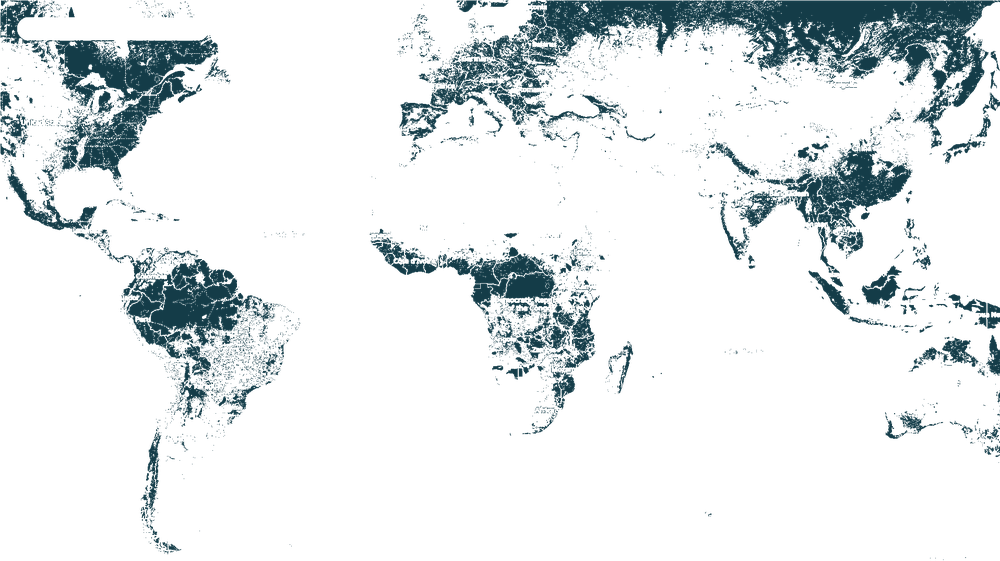
#> input picture first-study/layer_cluster_0_rgb_20_60_72_selected.png, 1000 x 561 px, shrunk from 1916 x 1074 before the run
$ python script.py first-study/layer_cluster_0_rgb_20_60_72_selected.png
#> lines starting #> are read from the running program, lines starting #| are printed output that depends on the picture; after the words box and inside, x2 and y2 are one past the last pixel; in counts of white or black regions, pixels touching at a corner belong together
import argparse
import os
import numpy as np
from PIL import Image
from sklearn.cluster import KMeans

def export_isolated_clusters(image_path, output_dir="output", prefix="layer"):
#> called with output_dir = 'output', prefix = 'continente'
    print(f"Processando a imagem: {image_path}...")

    # Cria o diretório de saída se ele não existir
    os.makedirs(output_dir, exist_ok=True)

    img = Image.open(image_path).convert("RGBA")
#> img is the input picture: PIL image 1000x561 RGBA; mean R, G, B, A 3.7, 12.7, 15.3, 31
    arr = np.array(img)

    h, w, _ = arr.shape
#> h = 561; w = 1000
    rgb = arr[:, :, :3]
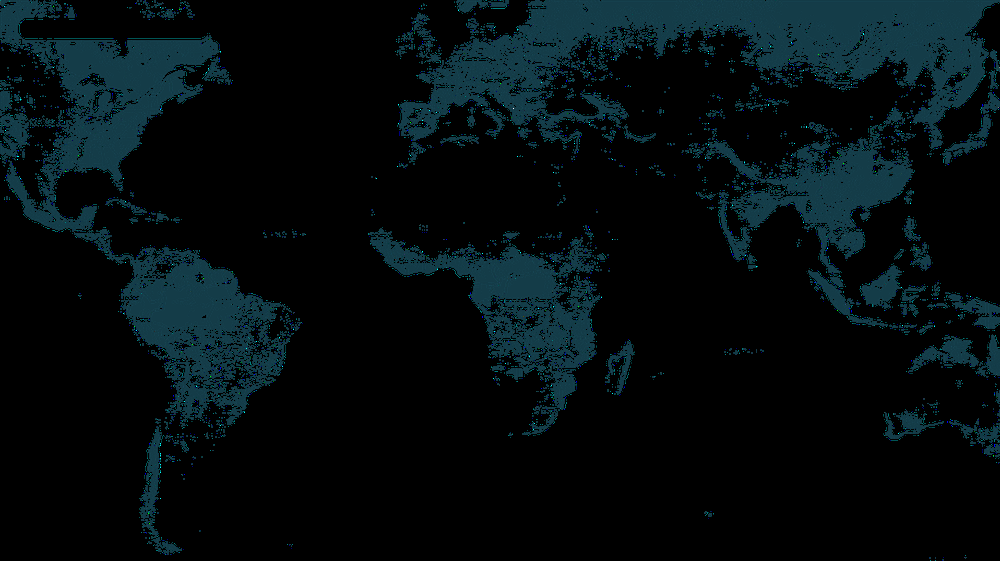
#> rgb: shape (561, 1000, 3); mean R, G, B 3.7, 12.7, 15.3
    pixels = rgb.reshape(-1, 3)

    print("Executando clusterização K-Means...")
    kmeans = KMeans(n_clusters=6, random_state=42, n_init=10)
    labels = kmeans.fit_predict(pixels).reshape(h, w)
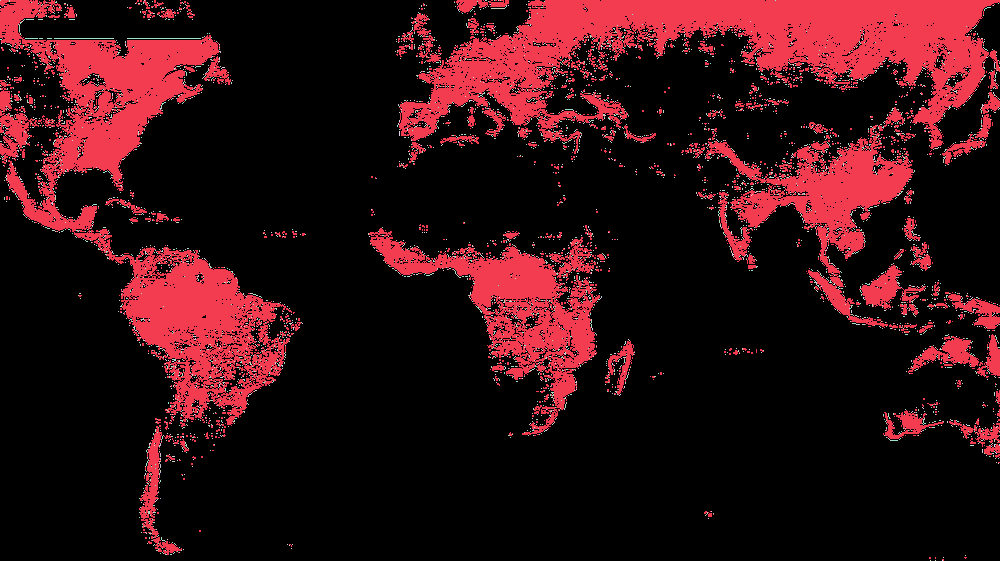
#> labels: shape (561, 1000) int32; 6 distinct labels, from 0 to 5; one colour per label, 0 black

    # Foca nos clusters de interesse continental (0 e 4)
    target_clusters = [0, 4]

    for cluster_id in target_clusters:
        mask = (labels == cluster_id)

        # Cria um buffer transparente
        layer_arr = np.zeros((h, w, 4), dtype=np.uint8)
        layer_arr[mask] = arr[mask]

        # Salva cada imagem dentro da pasta de output
        output_filename = os.path.join(output_dir, f"{prefix}_cluster_{cluster_id}.png")
        layer_img = Image.fromarray(layer_arr, 'RGBA')
        layer_img.save(output_filename)
        print(f"-> Gerado com sucesso: {output_filename}")
#> this loop made 2 passes
#> pass 1, in export_isolated_clusters, `mask = (labels == cluster_id)`:
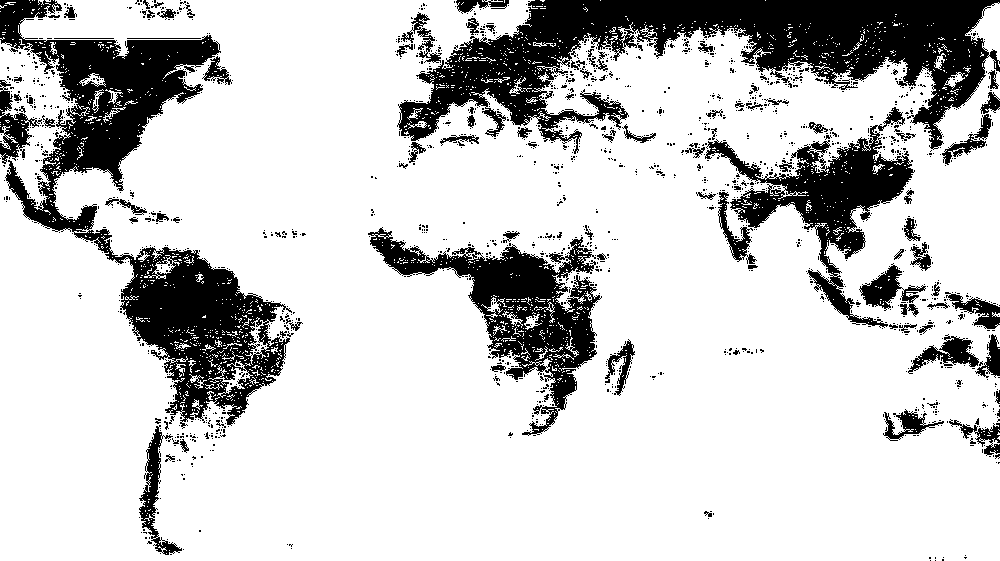
#> mask: shape (561, 1000) bool; 79.4% white; 1728 black regions (1627 under 20 px), largest, box (x1, y1, x2, y2) and area: (397, 0, 1000, 154) 37085, (0, 0, 292, 429) 33046, (368, 227, 602, 436) 13637
#> pass 2, in export_isolated_clusters, `mask = (labels == cluster_id)`:
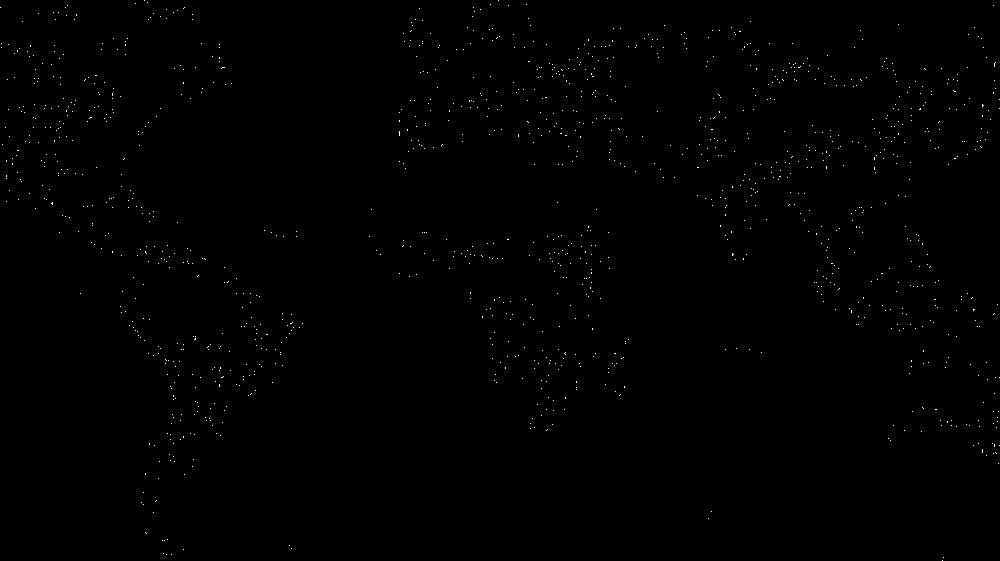
#> mask: shape (561, 1000) bool; 0.26% white in thin lines or dots

if __name__ == "__main__":
    parser = argparse.ArgumentParser(description="Gera imagens PNG isoladas por cluster de cor em uma pasta de output.")
    parser.add_argument("input_image", type=str, help="Caminho para a imagem de entrada")
    parser.add_argument("-d", "--dir", type=str, default="output", help="Diretório de saída (padrão: output)")
    parser.add_argument("-p", "--prefix", type=str, default="continente", help="Prefixo para os arquivos de saída")

    args = parser.parse_args()
    export_isolated_clusters(args.input_image, args.dir, args.prefix)
